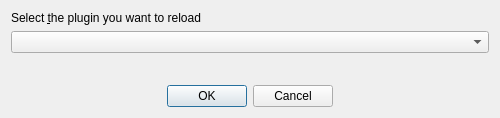
<?xml version="1.0" encoding="UTF-8"?>
<ui version="4.0">
 <author>Borys Jurgiel</author>
 <class>PluginSelectionDialogBase</class>
 <widget class="QDialog" name="PluginSelectionDialogBase">
  <property name="geometry">
   <rect>
    <x>0</x>
    <y>0</y>
    <width>500</width>
    <height>118</height>
   </rect>
  </property>
  <property name="sizePolicy">
   <sizepolicy hsizetype="Preferred" vsizetype="Preferred">
    <horstretch>0</horstretch>
    <verstretch>0</verstretch>
   </sizepolicy>
  </property>
  <property name="maximumSize">
   <size>
    <width>500</width>
    <height>300</height>
   </size>
  </property>
  <property name="contextMenuPolicy">
   <enum>Qt::DefaultContextMenu</enum>
  </property>
  <property name="windowTitle">
   <string>Reload a plugin</string>
  </property>
  <property name="whatsThis">
   <string/>
  </property>
  <layout class="QGridLayout" name="gridLayout">
   <item row="2" column="0">
    <spacer name="verticalSpacer">
     <property name="orientation">
      <enum>Qt::Vertical</enum>
     </property>
     <property name="sizeHint" stdset="0">
      <size>
       <width>20</width>
       <height>40</height>
      </size>
     </property>
    </spacer>
   </item>
   <item row="0" column="0">
    <widget class="QLabel" name="label">
     <property name="text">
      <string>Select &amp;the plugin you want to reload</string>
     </property>
     <property name="buddy">
      <cstring>comboPlugin</cstring>
     </property>
    </widget>
   </item>
   <item row="1" column="0">
    <widget class="QComboBox" name="comboPlugin">
     <property name="sizePolicy">
      <sizepolicy hsizetype="Expanding" vsizetype="Fixed">
       <horstretch>0</horstretch>
       <verstretch>0</verstretch>
      </sizepolicy>
     </property>
     <property name="minimumSize">
      <size>
       <width>220</width>
       <height>0</height>
      </size>
     </property>
     <property name="focusPolicy">
      <enum>Qt::WheelFocus</enum>
     </property>
    </widget>
   </item>
   <item row="4" column="0">
    <widget class="QDialogButtonBox" name="buttonBox">
     <property name="focusPolicy">
      <enum>Qt::NoFocus</enum>
     </property>
     <property name="standardButtons">
      <set>QDialogButtonBox::Cancel|QDialogButtonBox::Ok</set>
     </property>
     <property name="centerButtons">
      <bool>true</bool>
     </property>
    </widget>
   </item>
  </layout>
 </widget>
 <tabstops>
  <tabstop>comboPlugin</tabstop>
 </tabstops>
 <resources/>
 <connections>
  <connection>
   <sender>buttonBox</sender>
   <signal>accepted()</signal>
   <receiver>PluginSelectionDialogBase</receiver>
   <slot>accept()</slot>
   <hints>
    <hint type="sourcelabel">
     <x>117</x>
     <y>192</y>
    </hint>
    <hint type="destinationlabel">
     <x>42</x>
     <y>91</y>
    </hint>
   </hints>
  </connection>
  <connection>
   <sender>buttonBox</sender>
   <signal>rejected()</signal>
   <receiver>PluginSelectionDialogBase</receiver>
   <slot>reject()</slot>
   <hints>
    <hint type="sourcelabel">
     <x>253</x>
     <y>192</y>
    </hint>
    <hint type="destinationlabel">
     <x>208</x>
     <y>20</y>
    </hint>
   </hints>
  </connection>
 </connections>
</ui>
